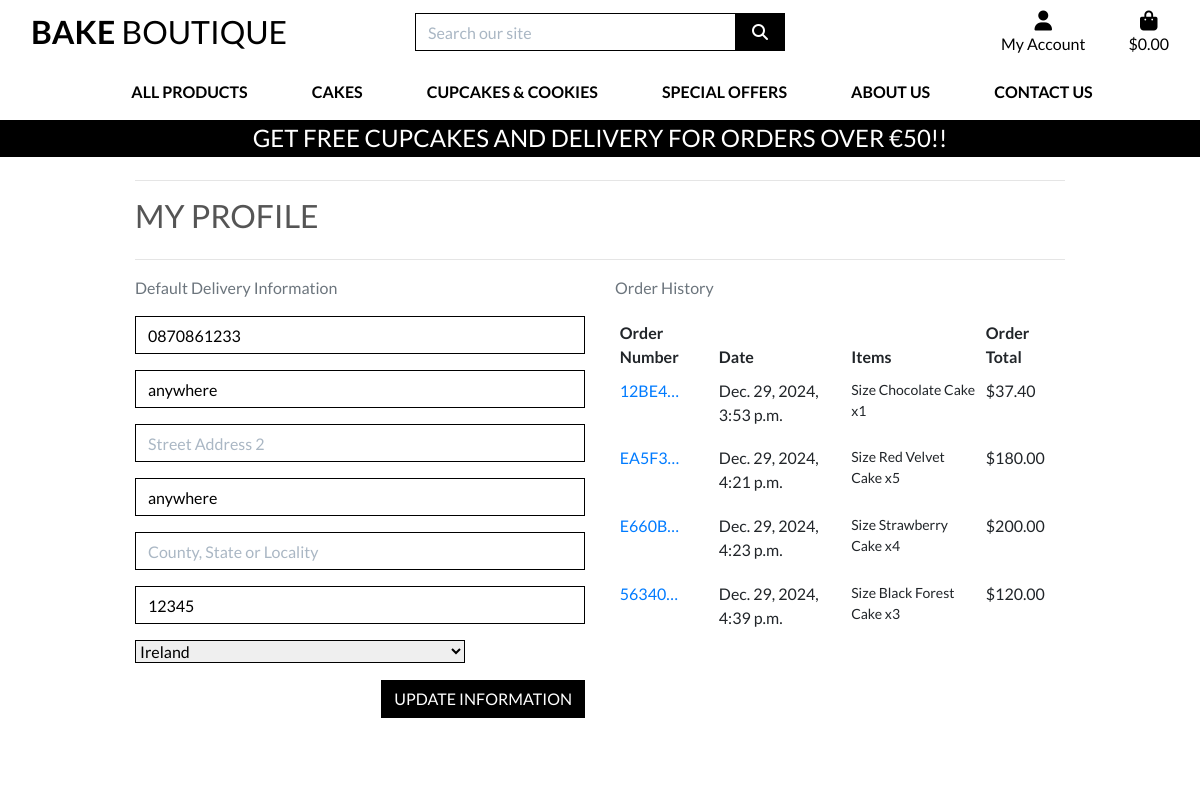
/profile/ (signed in), run on the app's committed database.
### profiles/models.py (models this page shows, shortened)
class UserProfile(models.Model):
    user = models.OneToOneField(User, on_delete=models.CASCADE)
    default_phone_number = models.CharField(max_length=20, null=True, blank=True)
    default_street_address1 = models.CharField(max_length=80, null=True, blank=True)
    default_street_address2 = models.CharField(max_length=80, null=True, blank=True)
    default_town_or_city = models.CharField(max_length=40, null=True, blank=True)
    default_county = models.CharField(max_length=80, null=True, blank=True)
    default_postcode = models.CharField(max_length=20, null=True, blank=True)
    default_country = CountryField(blank_label='Country', null=True, blank=True)

### checkout/models.py (models this page shows, shortened)
class Order(models.Model):
    order_number = models.CharField(max_length=32, null=False, editable=False)
    user_profile = models.ForeignKey(UserProfile, on_delete=models.SET_NULL,
                                     null=True, blank=True, related_name='orders')
    full_name = models.CharField(max_length=50, null=False, blank=False)
    email = models.EmailField(max_length=254, null=False, blank=False)
    phone_number = models.CharField(max_length=20, null=False, blank=False)
    country = CountryField(blank_label='Country *', null=False, blank=False)
    postcode = models.CharField(max_length=20, null=True, blank=True)
    town_or_city = models.CharField(max_length=40, null=False, blank=False)
    street_address1 = models.CharField(max_length=80, null=False, blank=False)
    street_address2 = models.CharField(max_length=80, null=True, blank=True)
    county = models.CharField(max_length=80, null=True, blank=True)
    date = models.DateTimeField(auto_now_add=True)
    delivery_cost = models.DecimalField(max_digits=6, decimal_places=2, null=False, default=0)
    order_total = models.DecimalField(max_digits=10, decimal_places=2, null=False, default=0)
    grand_total = models.DecimalField(max_digits=10, decimal_places=2, null=False, default=0)
    original_bag = models.TextField(null=False, blank=False, default='')
    stripe_pid = models.CharField(max_length=254, null=False, blank=False, default='')

class OrderLineItem(models.Model):
    order = models.ForeignKey(Order, null=False, blank=False, on_delete=models.CASCADE, related_name='lineitems')
    product = models.ForeignKey(Product, null=False, blank=False, on_delete=models.CASCADE)
    product_size = models.CharField(max_length=2, null=True, blank=True) # XS, S, M, L, XL
    quantity = models.IntegerField(null=False, blank=False, default=0)
    lineitem_total = models.DecimalField(max_digits=6, decimal_places=2, null=False, blank=False, editable=False)

### products/models.py (models this page shows, shortened)
class Product(models.Model):
    category = models.ForeignKey('Category', null=True, blank=True, on_delete=models.SET_NULL)
    sku = models.CharField(max_length=254, null=True, blank=True)
    name = models.CharField(max_length=254)
    description = models.TextField()
    has_sizes = models.BooleanField(default=False, null=True, blank=True)
    price = models.DecimalField(max_digits=6, decimal_places=2)
    rating = models.DecimalField(max_digits=6, decimal_places=2, null=True, blank=True)
    image_url = models.URLField(max_length=1024, null=True, blank=True)
    image = models.ImageField(null=True, blank=True)

### profiles/views.py (the view)
# urls.py: path('profile/', include('profiles.urls')),
def profile(request):
    profile = get_object_or_404(UserProfile, user=request.user)
    if request.method == 'POST':
        form = UserProfileForm(request.POST, instance=profile)
        if form.is_valid():
            form.save()
            messages.success(request, 'Profile updated successfully')
        else:
            messages.error(request, 'Update failed. Please ensure the form is valid.')
    else:
        form = UserProfileForm(instance=profile)
    orders = profile.orders.all()
    template = 'profiles/profile.html'
    context = {
        'form': form,
        'orders': orders,
        'on_profile_page': True
    }
    return render(request, template, context)

### profiles/forms.py
class UserProfileForm(forms.ModelForm):
    class Meta:
        model = UserProfile
        exclude = ('user',)
    def __init__(self, *args, **kwargs):
        super().__init__(*args, **kwargs)
        placeholders = {
            'default_phone_number': 'Phone Number',
            'default_postcode': 'Postal Code',
            'default_town_or_city': 'Town or City',
            'default_street_address1': 'Street Address 1',
            'default_street_address2': 'Street Address 2',
            'default_county': 'County, State or Locality',
        }
        self.fields['default_phone_number'].widget.attrs['autofocus'] = True
        for field in self.fields:
            if field != 'default_country':
                if self.fields[field].required:
                    placeholder = f'{placeholders[field]} *'
                else:
                    placeholder = placeholders[field]
                self.fields[field].widget.attrs['placeholder'] = placeholder
            self.fields[field].widget.attrs['class'] = 'border-black rounded-0 profile-form-input'
            self.fields[field].label = False

### bag/contexts.py (called while the page is built, shortened)
def bag_contents(request):
    bag_items = []
    total = 0
    product_count = 0
    bag = request.session.get('bag', {})
    if total < settings.FREE_DELIVERY_THRESHOLD:
        delivery = total * Decimal(settings.STANDARD_DELIVERY_PERCENTAGE / 100)
        free_delivery_delta = settings.FREE_DELIVERY_THRESHOLD - total
    else:
        delivery = 0
        free_delivery_delta = 0
    grand_total = delivery + total
    context = {
        'bag_items': bag_items,
        'total': total,
        'product_count': product_count,
        'delivery': delivery,
        'free_delivery_delta': free_delivery_delta,
        'free_delivery_threshold': settings.FREE_DELIVERY_THRESHOLD,
        'grand_total': grand_total,
    }
    return context

### profiles/templates/profiles/profile.html (shortened to what this page needs)
{% extends "base.html" %}
{% load static %}
{% block extra_css %}
    <link rel="stylesheet" href="{% static 'profiles/css/profile.css' %}">
{% endblock %}
{% block page_header %}
    <div class="container header-container">
    </div>
{% endblock %}
{% block content %}
    <div class="overlay"></div>
    <div class="container">
        <div class="row">
            <div class="col">
                <hr>
                <h2 class="logo-font mb-4">My Profile</h2>
                <hr>
            </div>
        </div>
        <div class="row">
            <div class="col-12 col-lg-6">
                <p class="text-muted">Default Delivery Information</p>
                <form class="mt-3" action="{% url 'profile' %}" method="POST" id="profile-update-form">
                    {{ form|crispy }}
                    <button class="btn btn-black rounded-0 text-uppercase float-right">Update Information</button>
                </form>
            </div>
            <div class="col-12 col-lg-6">
                <p class="text-muted">Order History</p>
                <div class="order-history table-responsive">
                    <table class="table table-sm table-borderless">
                        <thead>
                            <tr>
                                <th>Order Number</th>
                                <th>Date</th>
                                <th>Items</th>
                                <th>Order Total</th>
                            </tr>
                        </thead>
                        <tbody>
                            {% for order in orders %}
                                <tr>
                                    <td>
                                        <a href="{% url 'order_history' order.order_number %}"
                                        title="{{ order.order_number }}">
                                            {{ order.order_number|truncatechars:6 }}
                                        </a>
                                    </td>
                                    <td>{{ order.date }}</td>
                                    <td>
                                        <ul class="list-unstyled">
                                            {% for item in order.lineitems.all %}
                                                <li class="small">
                                                    {% if item.product.has_sizes %}
                                                        Size {{ item.product.size|upper }}
                                                    {% endif %}{{ item.product.name }} x{{ item.quantity }}
                                                </li>
                                            {% endfor %}
                                        </ul>
                                    </td>
                                    <td>${{ order.grand_total }}</td>
                                </tr>
                            {% endfor %}
                        </tbody>
                    </table>
                </div>
            </div>
        </div>
{% endblock %}

### static/css/base.css (style rules this page uses)
html { height: 100%; }
body { background: url('/media/homepage_background_cropped.jpeg') no-repeat center center fixed; background-size: cover; height: calc(100vh - 164px); color: #555; font-family: 'Lato'; }
.logo-font { text-transform: uppercase; }
.btn-black { background: black; color: white; }
.border-black { border: 1px solid black !important; }
.overlay { height: 100%; width: 100%; top: 0; left: 0; position: fixed; background: white; z-index: -1; }
@media (min-width: 1200px) { .container { max-width: 80%; } }
@media (min-width: 992px) { .header-container { padding-top: 164px; } }

### profiles/static/profiles/css/profile.css (style rules this page uses)
.order-history { max-height: 416px; overflow-y: auto; }
#profile-update-form .form-control { color: #000; }
#profile-update-form input::placeholder { color: #aab7c4; }
#id_default_country, #id_default_country option:not(:first-child) { color: #000; }

### data on the page
UserProfile: default_phone_number "0870861233", default_street_address1 "anywhere", default_town_or_city "anywhere", default_postcode "12345", default_country "Ireland"
Order: order_number "12BE4…", date "Dec. 29, 2024, 3:53 p.m.", grand_total "37.40"
OrderLineItem: product.name "Chocolate Cake", quantity "1"
Order: order_number "EA5F3…", date "Dec. 29, 2024, 4:21 p.m.", grand_total "180.00"
OrderLineItem: product.name "Red Velvet Cake", quantity "5"
Order: order_number "E660B…", date "Dec. 29, 2024, 4:23 p.m.", grand_total "200.00"
OrderLineItem: product.name "Strawberry Cake", quantity "4"
Order: order_number "56340…", date "Dec. 29, 2024, 4:39 p.m.", grand_total "120.00"
OrderLineItem: product.name "Black Forest Cake", quantity "3"

### other printed values
{{ free_delivery_threshold }} "50"
